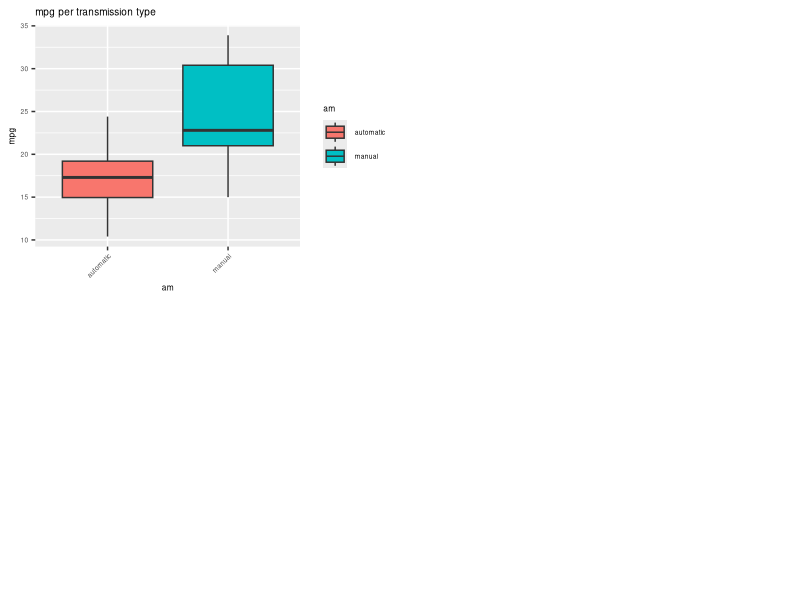
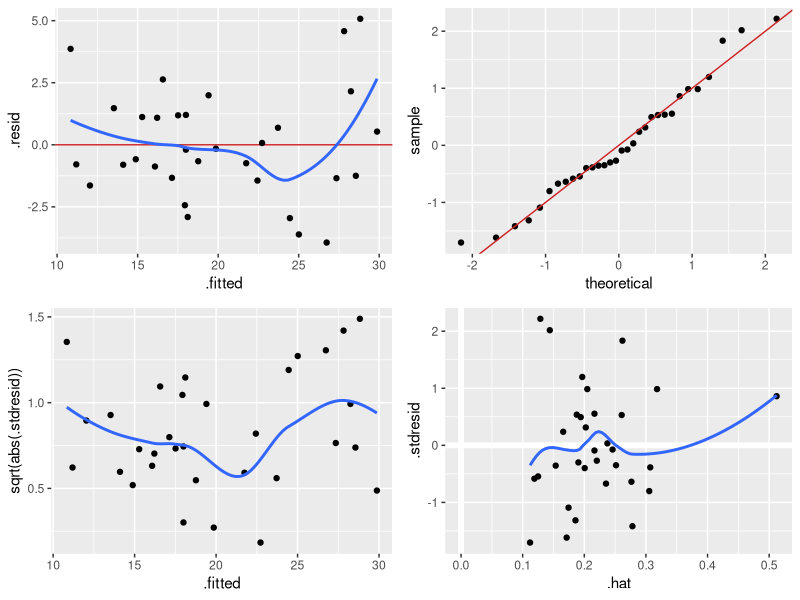

Recreate these plots in R, in order.
## ---- chunk 1
library(ggplot2)
library(gridExtra)
## ---- chunk 2
data(mtcars)
# Convert cyl, am and gear to factors
mtcars$cyl <- as.factor(mtcars$cyl)
mtcars$am <- factor(mtcars$am, labels = c("automatic", "manual"))
mtcars$gear <- as.factor(mtcars$gear)
## ---- chunk 3
anova(lm(mpg ~ ., data = mtcars))
## ---- chunk 4
fit2 <- lm(mpg ~ cyl + disp + hp + wt + am, data = mtcars)
summary(fit2)
## ---- chunk 5
p <- ggplot(mtcars, aes(x = am, y = mpg)) + 
    ggtitle("mpg per transmission type") +
    geom_boxplot(aes(fill = am)) +
    theme(text = element_text(size=6), axis.text.x = element_text(angle = 45, hjust = 1))
grid.arrange(p, ncol = 2, nrow = 2) # Use grid to make the plot smaller (1/4 size)
## ---- chunk 6
mtcars <- fortify(fit2)
plot1 <- ggplot(data = mtcars, aes(x = .fitted, y = .resid)) +
    geom_hline(yintercept = 0, colour = "firebrick3") +
    geom_point() +
    geom_smooth(se = FALSE, method = loess)
plot2 <- ggplot(data = mtcars, aes(sample = .stdresid)) +
  stat_qq() +
  geom_abline(colour = "firebrick3")
plot3 <- ggplot(data = mtcars, aes(x = .fitted, y = sqrt(abs(.stdresid)))) + 
    geom_point() +
    geom_smooth(se = FALSE, method = loess)
plot4 <- ggplot(data = mtcars, aes(.hat, .stdresid)) +
    geom_vline(size = 2, colour = "white", xintercept = 0) +
    geom_hline(size = 2, colour = "white", yintercept = 0) +
    geom_point() + 
    geom_smooth(se = FALSE, method = loess)
grid.arrange(plot1, plot2, plot3, plot4, ncol = 2)
